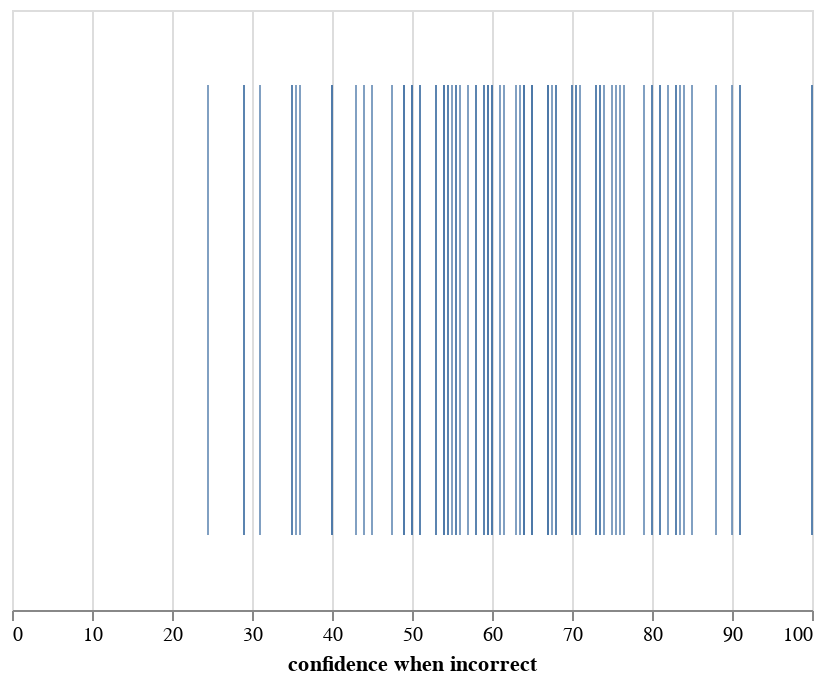

Notebook cell for this chart:
### Code cell
#how to make a strip chart
alt.Chart(df
    ).mark_tick(
    ).encode(x='confidence when incorrect:Q')
